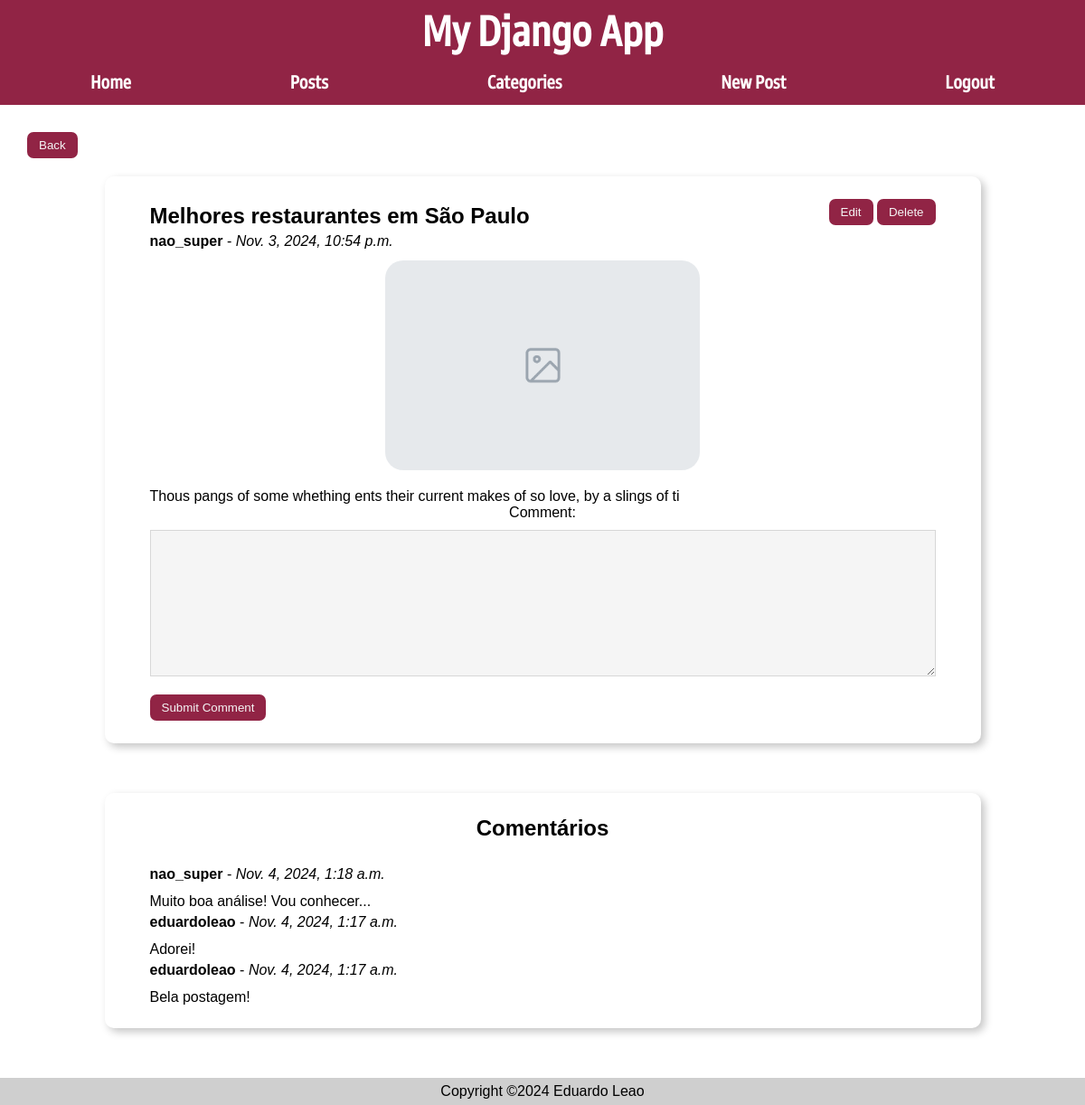
The page /posts/comment/6 (signed in) on the database its author committed.
### posts/models.py (models this page shows, shortened)
class Post(models.Model):
    author = models.ForeignKey(User, on_delete=models.CASCADE, default=None)
    title = models.CharField(max_length=50)
    body = models.TextField()
    slug = models.SlugField()
    date = models.DateTimeField(auto_now_add=True)
    banner = models.ImageField(default='fallback.png', blank=True)
    private = models.BooleanField(default=True)
    categories = models.ManyToManyField(Categories, related_name='posts')

class Comment(models.Model):
    author = models.ForeignKey(User, on_delete=models.CASCADE, default=None)
    body = models.TextField()
    slug = models.SlugField()
    date = models.DateTimeField(auto_now_add=True)
    post = models.ForeignKey(Post, on_delete=models.CASCADE)

### posts/views.py (the view)
# urls.py: path('comment/<slug:slug>', views.create_comment, name="comment"),
@login_required(login_url="/users/login")
def create_comment(request, slug):
    post = get_object_or_404(Post, slug=slug)
    post_id = post_id = post.id
    if request.method == 'POST':
        form = CommentForm(request.POST)
        if form.is_valid():
            comment_author = request.user
            comment_body = form.cleaned_data['body']
            comment = Comment(author=comment_author,
                              body=comment_body,
                              post=post)
            comment.save()
            return redirect("posts:page", slug=slug)
    else:
        form = CommentForm()
    comments = Comment.objects.filter(post=post_id).order_by('-date')
    return render(request, 'posts/comment.html', {'form': form, 'post': post, 'comments': comments})

### posts/forms.py
class CommentForm(forms.ModelForm):
    class Meta:
        model = Post
        fields = [
            'body',
        ]
        labels = {
            'body': 'Comment',
        }

### posts/templates/posts/comment.html (shortened to what this page needs)
{% extends 'layout.html' %}
{% block content %}
    <a href="{% url 'posts:page' post.slug %}"><button class="back_button">Back</button></a>
    <section>
            <div class="post-header">
                <div>
                    <h1 style="margin:5px 0px 0px 0px;">{{ post.title }}</h1>
                    <p style="margin:5px 0px 12px 0px;" class="post-body"><b>{{ post.author }}</b> - <i>{{ post.date }}</i></p>
                </div>
                {% if user == post.author or user.is_superuser %}
                    <div>
                        <a href="{% url 'posts:update' post.slug %}"><button class="edit-button">Edit</button></a>
                        <a href="{% url 'posts:delete' post.slug %}"><button class="edit-button">Delete</button></a>
                    </div>
                {% endif %}
            </div>
            <img src="{{ post.banner.url }}" alt="{{ post.title }}" class="banner">
            <p class="post-body">{{ post.body }}</p>
        <form action="{% url 'posts:comment' post.slug %}" method="post">
            {{ form.as_p }}
            <button class="submit-comment" type="submit">Submit Comment</button>
        </form>
    </section>
    {% if post.comment_set.all %}
        <section>
            <h1>Comentários</h1>
            {% for comment in comments %}
                <div class="post-header">
                    <p style="margin:5px 0px 12px 0px;" class="post-body"><b>{{ comment.author }}</b> - <i>{{ comment.date }}</i></p>
                </div>
                <p style="margin:none;text-align:left;font-style:none;">{{ comment.body }}</p>
            {% endfor %}
        </section>
    {% endif %}
{% endblock content %}

### static/css/style.css (style rules this page uses)
:root { --color-1: #912445; --color-1-hover: #7e1d3a; --color-1-active: #711d36; --color-2: #7399C6; --color-2-hover: #6a8eba; --color-2-active: #5d7fa9; }
* { margin: 0; padding: 0; box-sizing: border-box; }
body { min-height: 100vh; font-family: Arial, Helvetica, sans-serif; }
h1, p { text-align: center; }
section { display: flex; flex-direction: column; box-shadow: 4px 4px 10px rgba(0, 0, 0, 0.232); border-radius: 10px; padding: 25px 50px; margin: auto; margin-bottom: 55px; width: 85%; }
section h1 { margin-bottom: 23px; }
section .post-body { margin-top: 20px; text-align: justify; }
main a { text-decoration: none; color: black; }
.back_button, .edit-button { padding: 7px 13px; background-color: var(--color-1); color: whitesmoke; border-radius: 7px; cursor: pointer; border: none; margin-bottom: 20px; }
.banner { display: block; width: 40%; margin: auto; border-radius: 20px; }
.form-with-validation input, textarea { margin: 10px 0px; border: 1px solid rgb(215, 215, 215); background-color: white; display: block; padding: 5px; width: 250px; }
.form-with-validation button, .submit-comment { padding: 7px 13px; background-color: var(--color-1); color: whitesmoke; border-radius: 7px; cursor: pointer; border: none; background-color: var(--color-1); margin-top: 10px; }
#id_private, #id_banner, #id_title, #id_body, #id_slug { width: 100%; background-color: rgb(245, 245, 245); }
.post-header { display: flex; flex-direction: row; justify-content: space-between; }

### rows shown on the page
Post: title "Melhores restaurantes em São Paulo", author "nao_super", date "Nov. 3, 2024, 10:54 p.m.", banner (picture), body "Thous pangs of some whething ents their current makes of so love, by a slings of ti"
Comment: author "nao_super", date "Nov. 4, 2024, 1:18 a.m.", body "Muito boa análise! Vou conhecer..."
Comment: author "eduardoleao", date "Nov. 4, 2024, 1:17 a.m.", body "Adorei!"
Comment: author "eduardoleao", date "Nov. 4, 2024, 1:17 a.m.", body "Bela postagem!"
